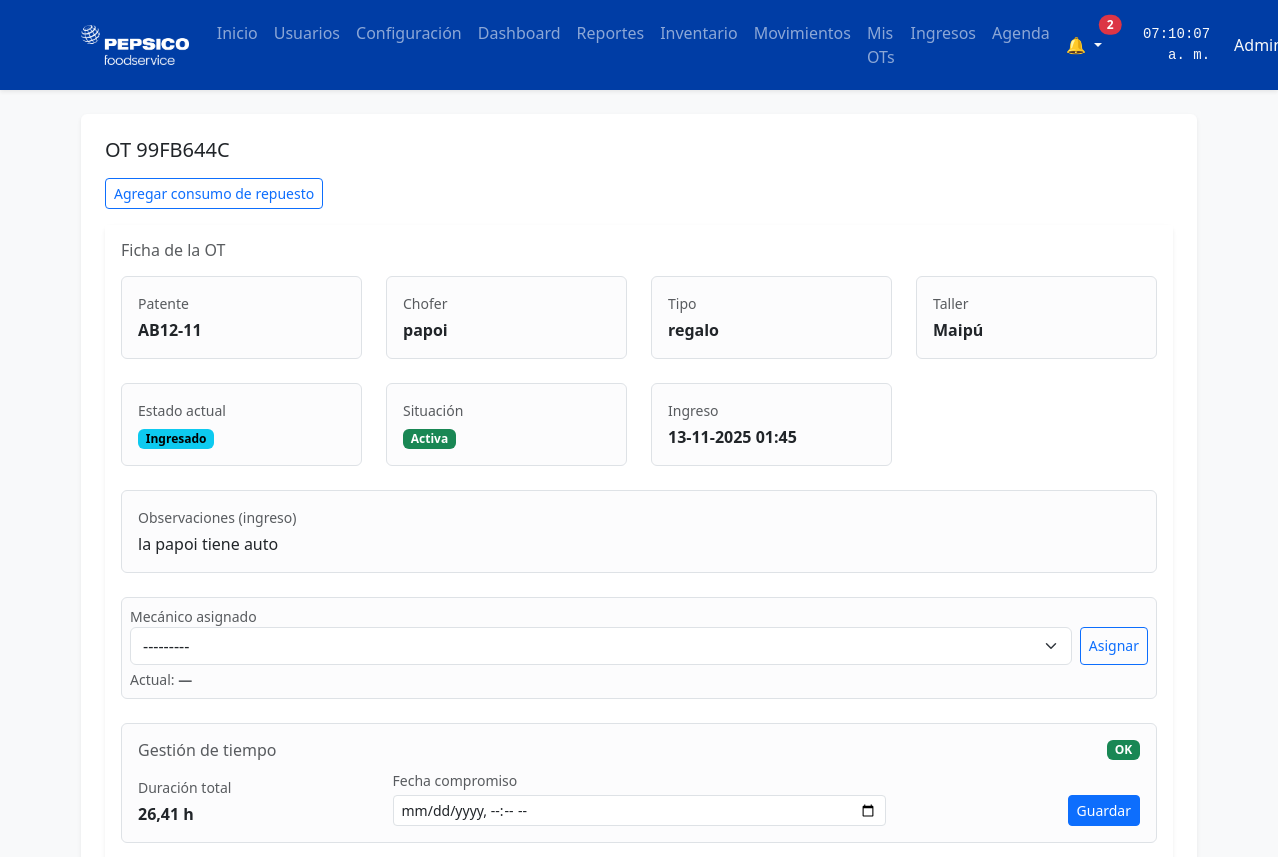
/ot/21/ (signed in, upper part), run on an earlier commit of the app's database.
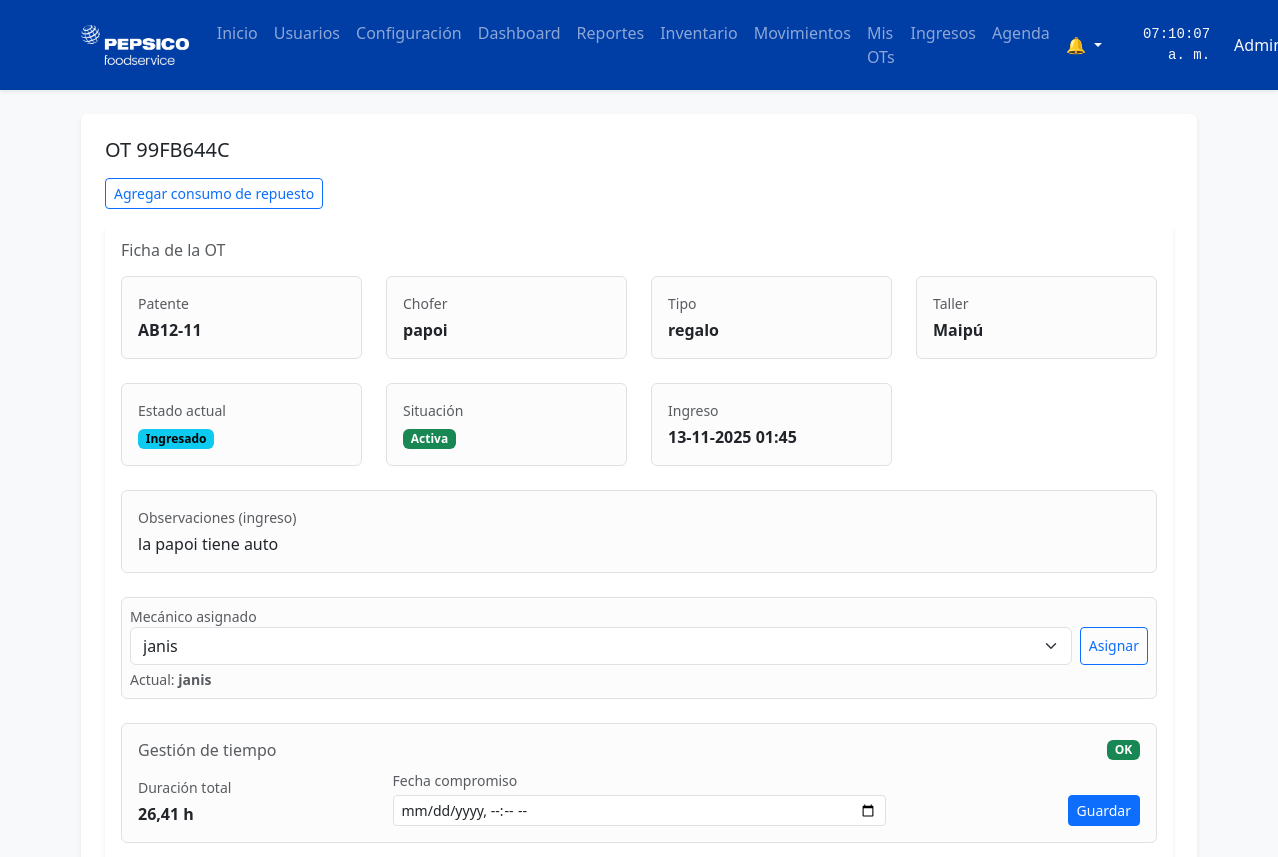
And on a later commit of the database.
### ot/models.py (models this page shows, shortened)
class OrdenTrabajo(models.Model):
    folio = models.CharField(max_length=20, unique=True)
    vehiculo = models.ForeignKey(
        Vehiculo,
        on_delete=models.PROTECT,   # o CASCADE si lo prefieres
        related_name="ots"
    )
    taller = models.ForeignKey(Taller, on_delete=models.PROTECT)
    responsable = models.CharField(max_length=120, blank=True)
    estado_actual = models.CharField(max_length=3, choices=EstadoOT.choices, default=EstadoOT.INGRESADO)
    prioridad = models.IntegerField(choices=PrioridadOT.choices, default=PrioridadOT.MEDIA)
    fecha_ingreso = models.DateTimeField(auto_now_add=True)
    fecha_cierre = models.DateTimeField(null=True, blank=True)
    activa = models.BooleanField(default=True)
    mecanico_asignado = models.ForeignKey(
        settings.AUTH_USER_MODEL,
        null=True, blank=True, on_delete=models.SET_NULL,
        related_name="ots_asignadas"
    )
    fecha_compromiso = models.DateTimeField(null=True, blank=True)
    chofer = models.CharField(max_length=120, blank=True)
    @property
    def duracion_horas(self):
        fin = self.fecha_cierre or timezone.now()
        if not self.fecha_ingreso:
            return 0
        secs = (fin - self.fecha_ingreso).total_seconds()
        return round(max(secs, 0) / 3600.0, 2)
    @property
    def esta_atrasada(self):
        if not self.fecha_compromiso:
            return False
        base = self.fecha_cierre or timezone.now()
        return base > self.fecha_compromiso
    class Meta:
        constraints = [
            models.UniqueConstraint(
                fields=['vehiculo'],
                condition=Q(activa=True),
                name='uniq_ot_activa_por_vehiculo'
            )
        ]
        indexes = [
            models.Index(fields=["folio"]),
            models.Index(fields=["estado_actual"]),
            models.Index(fields=["prioridad"]),  # ← para ordenar/buscar por prioridad
        ]

### taller/models.py (models this page shows, shortened)
class Vehiculo(models.Model):
    patente = models.CharField(max_length=12, unique=True)
    marca = models.CharField(max_length=80, blank=True)
    modelo = models.CharField(max_length=80, blank=True)
    tipo = models.ForeignKey(TipoVehiculo, null=True, blank=True, on_delete=models.SET_NULL)
    estado = models.CharField(max_length=10, choices=EstadoVehiculo.choices, default=EstadoVehiculo.OPERATIVO)
    class Meta:
        indexes = [models.Index(fields=["patente"])]
        verbose_name = "Vehículo"
        verbose_name_plural = "Vehículos"

class TipoVehiculo(models.Model):
    nombre = models.CharField(max_length=60, unique=True)
    def __str__(self):
        return self.nombre

class Taller(models.Model):
    nombre = models.CharField(max_length=120, unique=True)
    direccion = models.CharField(max_length=200, blank=True)
    capacidad = models.PositiveIntegerField(default=1)
    class Meta:
        verbose_name = "Taller"
        verbose_name_plural = "Talleres"

### ot/views.py (the view, shortened to what this page needs)
# urls.py: path("ot/<int:ot_id>/", views.ot_detalle, name="ot_detalle"),
def ot_detalle(request, ot_id):
    ot = get_object_or_404(OrdenTrabajo, id=ot_id)
    historial = ot.historial.order_by("-inicio")
    pausas = ot.pausas.order_by("-inicio")
    estado_choices = ot._meta.get_field("estado_actual").choices
    pausa_abierta = ot.pausas.filter(fin__isnull=True).order_by("-inicio").first()
    doc_form = DocumentoForm()
    prioridad_form = PrioridadForm(initial={"prioridad": ot.prioridad})
    estado_veh_form = EstadoVehiculoForm(initial={"estado": ot.vehiculo.estado})
    evento_form = EventoOTForm()
    eventos_ot = ot.eventos.order_by("-inicio")[:10]
    asignar_mec_form = AsignarMecanicoForm(initial={"mecanico": ot.mecanico_asignado})
    return render(
        request, "ot/ot_detalle.html",
        {
            "ot": ot, "historial": historial, "pausas": pausas,
            "estado_choices": estado_choices, "pausa_abierta": pausa_abierta,
            "doc_form": doc_form, "prioridad_form": prioridad_form, "estado_veh_form": estado_veh_form,
            "evento_form": evento_form,
            "eventos_ot": eventos_ot,
            "asignar_mec_form": asignar_mec_form,
        }
    )

### ot/forms.py (shortened to what this page needs)
class DocumentoForm(forms.Form):
    archivo = forms.FileField(
        label="Archivo (JPG/PNG/PDF)",
        widget=forms.ClearableFileInput(attrs={"class": "form-control"})
    )
    tipo = forms.CharField(
        required=False,
        max_length=30,
        label="Tipo (opcional)",
        widget=forms.TextInput(attrs={"class": "form-control", "placeholder": "ej. Informe, Siniestro, Antes/Después"})
    )

class PrioridadForm(forms.Form):
    prioridad = forms.ChoiceField(
        choices=PrioridadOT.choices,
        label="Prioridad",
        widget=forms.Select(attrs={"class": "form-select"})
    )

### core/context_processors.py (called while the page is built)
def notif_count(request):
    if request.user.is_authenticated:
        try:
            return {
                "notif_unread": request.user.notificaciones.filter(leida=False).count()
            }
        except Exception:
            return {"notif_unread": 0}
    return {"notif_unread": 0}

### core/templatetags/roles.py (called while the page is built)
def _get_user_role(user):
    try:
        return user.perfil.rol or ""
    except Exception:
        return ""

def _is_admin(user):
    return _get_user_role(user) == "ADMIN"

### templates/ot/ot_detalle.html (shortened to what the changed rows need)
{% extends "base.html" %}
{% block content %}
{% load roles %}
<div class="bg-white p-4 rounded shadow-sm">
  <h1 class="h5 mb-3">OT {{ ot.folio }}</h1>
  <div class="mb-3">
  {% if request.user|has_role:"ASISTENTE_REPUESTO" or request.user|has_role:"JEFE_TALLER" or request.user|has_role:"ADMIN" %}
    <a class="btn btn-outline-primary btn-sm" href="{% url 'inv_mov_salida' %}?ot={{ ot.id }}">
    </a>
  {% endif %}
  </div>
  <div class="card mb-5 border-0 shadow-sm">
    <div class="card-body bg-white">
      <h2 class="h6 text-muted mb-3">Ficha de la OT</h2>
      <div class="row g-4 align-items-start ficha-ot">
    <div class="col-12 col-md-6 col-lg-3">
      <div class="p-3 border rounded bg-light-subtle h-100">
        <div class="text-muted small mb-1">Patente</div>
        <div class="fw-bold">{{ ot.vehiculo.patente }}</div>
      </div>
    </div>
    <div class="col-12 col-md-6 col-lg-3">
      <div class="p-3 border rounded bg-light-subtle h-100">
        <div class="text-muted small mb-1">Chofer</div>
        <div class="fw-bold">{{ ot.chofer|default:"—" }}</div>
      </div>
    </div>
    <div class="col-12 col-md-6 col-lg-3">
      <div class="p-3 border rounded bg-light-subtle h-100">
        <div class="text-muted small mb-1">Tipo</div>
        <div class="fw-bold">{{ ot.vehiculo.tipo|default:"—" }}</div>
      </div>
    </div>
    <div class="col-12 col-md-6 col-lg-3">
      <div class="p-3 border rounded bg-light-subtle h-100">
        <div class="text-muted small mb-1">Taller</div>
        <div class="fw-bold">{{ ot.taller.nombre }}</div>
      </div>
    </div>
    <div class="col-12 col-md-6 col-lg-3">
      <div class="p-3 border rounded bg-light-subtle h-100">
        <div class="text-muted small mb-1">Estado actual</div>
        <span class="badge text-bg-info">{{ ot.get_estado_actual_display }}</span>
      </div>
    </div>
    <div class="col-12 col-md-6 col-lg-3">
      <div class="p-3 border rounded bg-light-subtle h-100">
        <div class="text-muted small mb-1">Ingreso</div>
        <div class="fw-semibold">{{ ot.fecha_ingreso|date:"d-m-Y H:i" }}</div>
      </div>
    </div>
    <div class="col-12">
      <div class="p-2 border rounded bg-light-subtle">
        {% if request.user|has_role:"JEFE_TALLER" or request.user|has_role:"SUPERVISOR" or request.user|has_role:"ADMIN" %}
          <form method="post" action="{% url 'ot_asignar_mecanico' ot.id %}" class="d-flex gap-2">
            <div class="flex-grow-1" style="min-width:180px;">{{ asignar_mec_form.mecanico }}</div>
            <button class="btn btn-outline-primary btn-sm">Asignar</button>
          </form>
          <div class="small text-muted mt-1">Actual: <span class="fw-semibold">{{ ot.mecanico_asignado|default:"—" }}</span></div>
        {% else %}
          <div class="fw-semibold">{{ ot.mecanico_asignado|default:"—" }}</div>
        {% endif %}
      </div>
    </div>
    <div class="col-12">
      <div class="p-3 border rounded bg-light-subtle">
        {% if request.user|has_role:"JEFE_TALLER" or request.user|has_role:"SUPERVISOR" or request.user|has_role:"ADMIN" %}
          <form method="post" action="{% url 'ot_actualizar_compromiso' ot.id %}" class="row g-3 align-items-end">
            <div class="col-6 col-md-3">
              <div class="text-muted small mb-1">Duración total</div>
              <div class="fw-semibold">{{ ot.duracion_horas }} h</div>
            </div>
            <div class="col-12 col-md-6">
              <label class="form-label small mb-1 text-muted">Fecha compromiso</label>
              <input
                type="datetime-local"
                name="fecha_compromiso"
                class="form-control form-control-sm"
                value="{% if ot.fecha_compromiso %}{{ ot.fecha_compromiso|date:'Y-m-d\\TH:i' }}{% endif %}">
            </div>
            <div class="col-6 col-md-3 d-flex gap-2 justify-content-end">
              <button class="btn btn-primary btn-sm">Guardar</button>
            </div>
          </form>
        {% endif %}
      </div>
    </div>
  </div>
  {% load static %}
  {% is_role 'RECEPCIONISTA' 'MECANICO' 'JEFE_TALLER' as can_docs %}
</div>
{% endblock %}

### templates/partials/navbar.html (shortened to what the changed rows need)
{% load static %}
{% load roles %}
<nav class="navbar navbar-expand-lg navbar-dark bg-primary shadow-sm">
  <div class="container">
    <div class="collapse navbar-collapse" id="navbarNav">
      {% with request.resolver_match.url_name as url_name %}
      <ul class="navbar-nav ms-auto align-items-center">
        {% if request.user.is_authenticated %}
          <li class="nav-item dropdown me-3">
            <a class="nav-link dropdown-toggle position-relative text-light"
               href="#" id="notifDropdown"
               role="button" data-bs-toggle="dropdown" aria-expanded="false">
              🔔
              {% if notif_unread|add:0 > 0 %}
                <span id="notif-badge"
                      class="position-absolute top-0 start-100 translate-middle badge rounded-pill bg-danger">
                  {{ notif_unread }}
                </span>
              {% else %}
                <span id="notif-badge"
                      class="position-absolute top-0 start-100 translate-middle badge rounded-pill bg-danger d-none">
                  0
                </span>
              {% endif %}
            </a>
          </li>
        {% else %}
          <li class="nav-item">
            <a class="nav-link" href="{% url 'login' %}">Iniciar sesión</a>
          </li>
        {% endif %}
      </ul>
      {% endwith %}
    </div>
  </div>
</nav>

What changed in the data, as far as the page shows it:
changed OrdenTrabajo "99FB644C": mecanico_asignado "—" → "janis"
Also different on the page:
form field mecanico: "---------" → "janis"
{{ notif_unread }}: "2" → (not shown)
